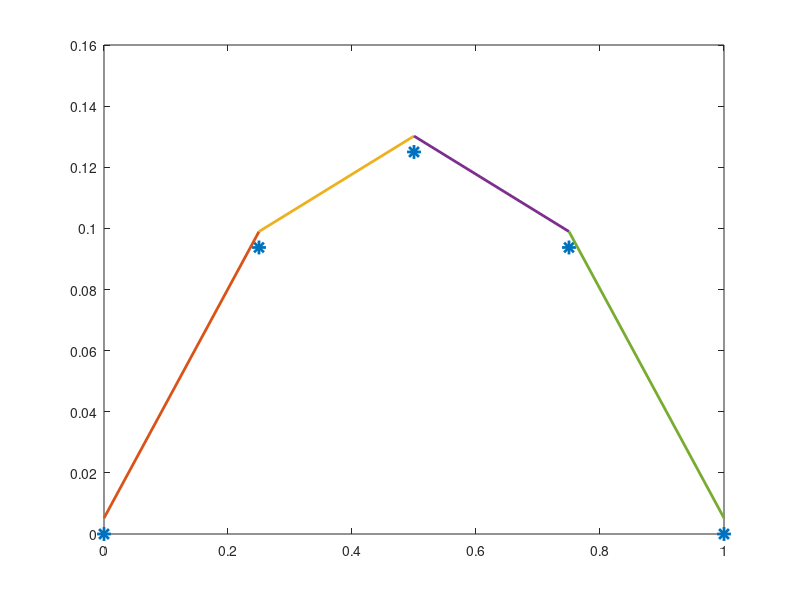

Source code (MATLAB):
clear

% Parameters
Num = 4; % Number of intervals
NO = Num+1; % Number of points
h = 1/Num;

% mesh construction
elem(:,1) = [1:Num];
elem(:,2) = [1:Num]+1;
node = 0:1/Num:1;

DoFs = 2*Num+NO;
bc = 2*Num+[1,NO];
free = setdiff([1:DoFs],bc);

G = (1/Num)*[1/5 1/4 1/3; 1/4 1/3 1/2; 1/3 1/2 1];
B = [-2/3 -1/3 0 1; -1/2 -1/2 0 1; 0 0 -1 1];

At = B'*(G\B);
bt = [h/2; h/2; 0; 0]; % f = 1

w=[1;1];
q = [-1/sqrt(3);1/sqrt(3)]; 
q = [node(:,1:Num) ;node(:,1:Num)]' + h/2 + h/2*repmat(q',Num,1); %matrix for the quadrature points

A = sparse(DoFs,DoFs);
b = sparse(DoFs,1);

for i = 1:Num
    Index = [2*i-1,2*i,2*Num+elem(i,:)];
%     A = A + sparse(ones(4,1)*Index,Index'*ones(1,4),At,DoFs,DoFs);
    A = A + sparse(repmat(Index,4,1),repmat(Index',1,4),At,DoFs,DoFs);
    b = b + sparse(Index,ones(1,4),bt,DoFs,1);
end

% ufree = A(free,free)\b(free);
u = zeros(DoFs,1);
u(free) = A(free,free)\b(free);
% u(bc) = [0; 0];

plot(node,u(2*Num+1:end),'*','LineWidth',2,'MarkerSize',10)% ub
hold on
plot([node(elem(:,2))',node(elem(:,1))']',[u(1:2:2*Num),u(2:2:2*Num)]','-','LineWidth',2);% u0
%% 
exactu=@(x) x.*(1-x)/2;
exactu(q);
eta1=(1-q)/2;
eta2=(1+q)/2
T1=eta1.*exactu(q);
T2=eta2.*exactu(q);
temp1=h*T1*w;
temp2=h*T2*w;
C=[h/3 h/6;h/6 h/3];
S=C\[temp1'; temp2'];
% plot(node,node.*(1-node)/2,'--','LineWidth',2)